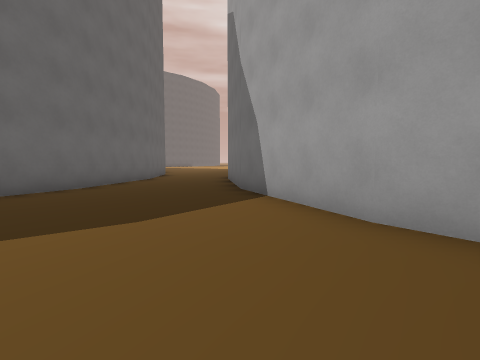
View 1 (above)

22 first-person views from a walk through a level from a Godot 3-D game. The camera is 1.3 m above the floor, tilts 4° down and sees 85° across. The floor is counted in squares, 2 m on a side. Each view is taken from the middle of a square. On the plan, view 1 faces up. The plan holds only what a view shows up to about 9 squares ahead; the rest is blank. The place goes on beyond the plan. Some surface patterns are stand-ins.

View 2
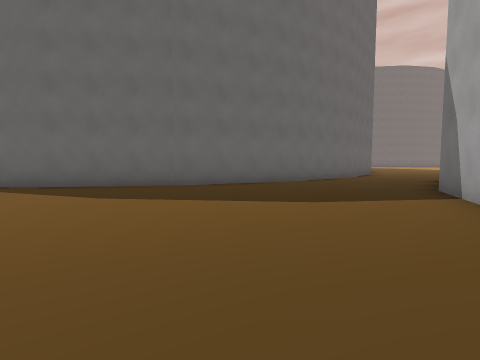

View 3
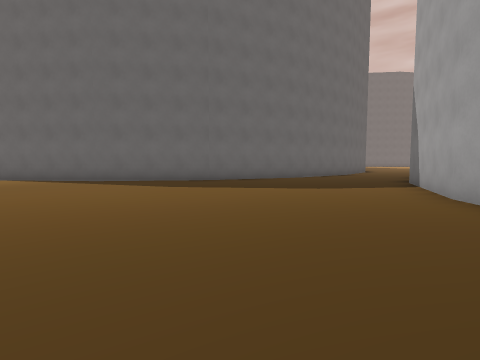

View 4
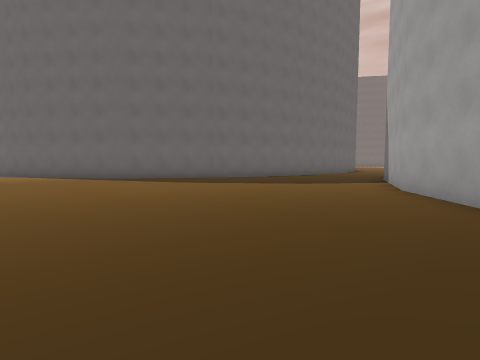

View 5
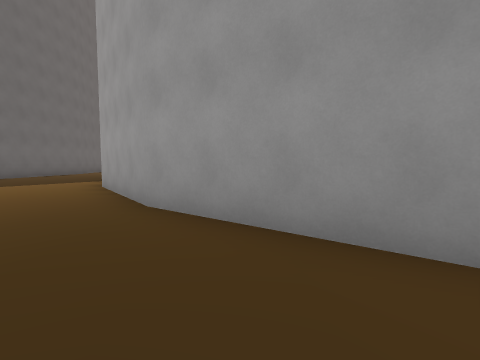

View 6
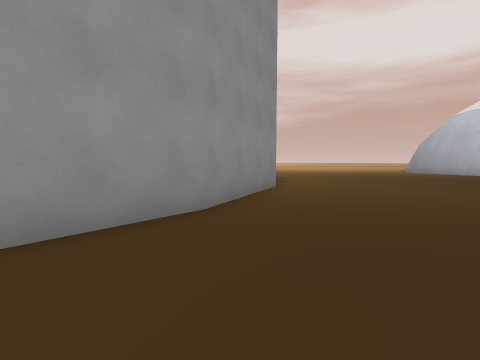

View 7
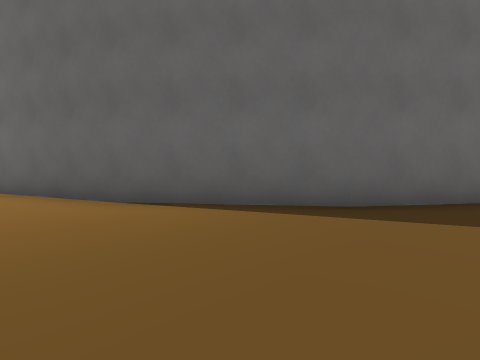

View 8
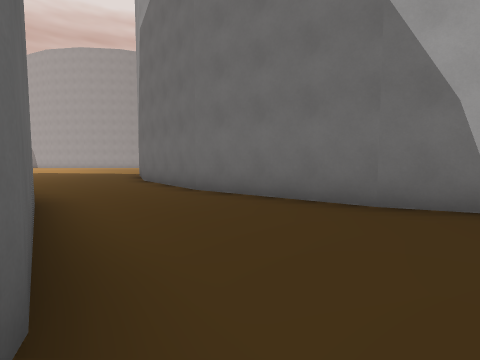

View 9
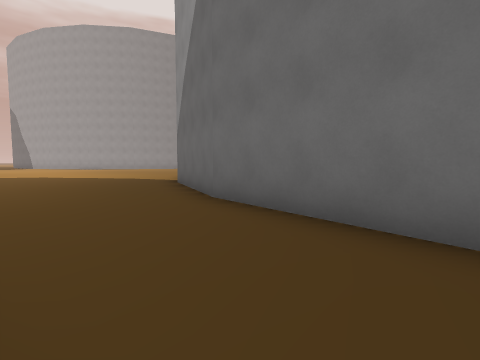

View 10
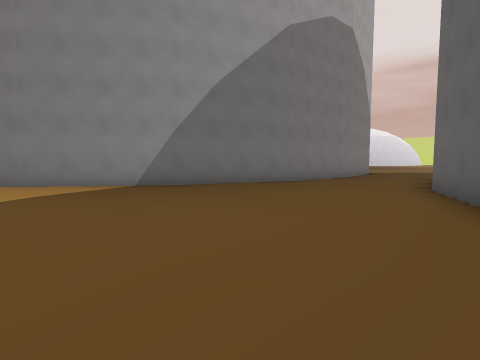

View 11
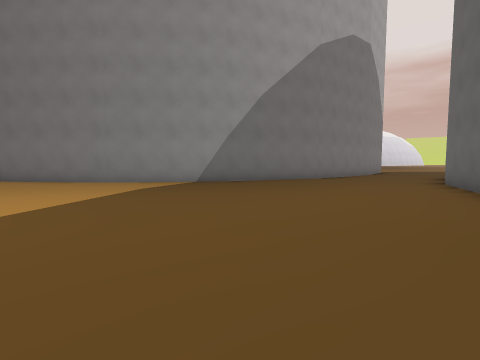

View 12
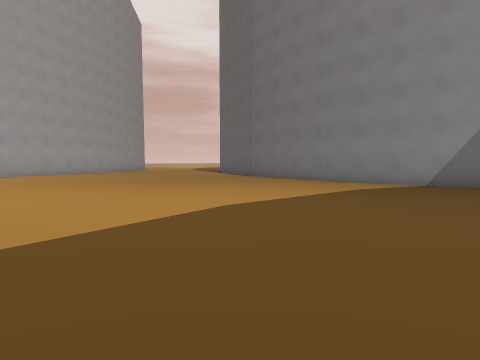

View 13
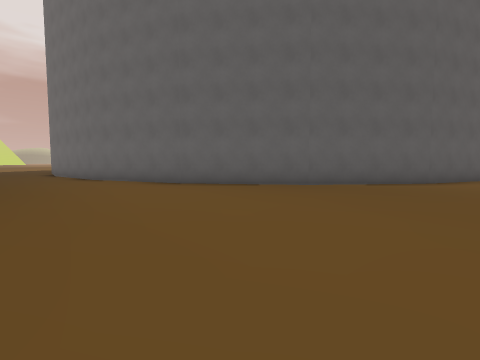

View 14
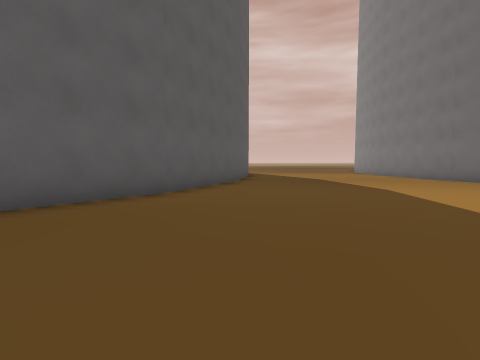

View 15
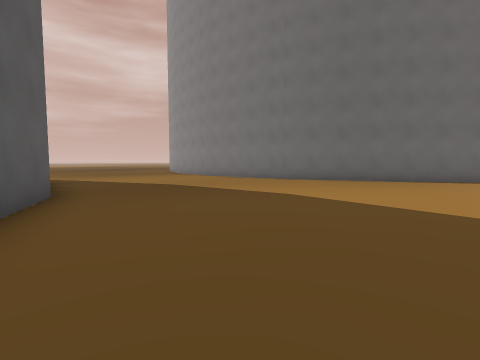

View 16
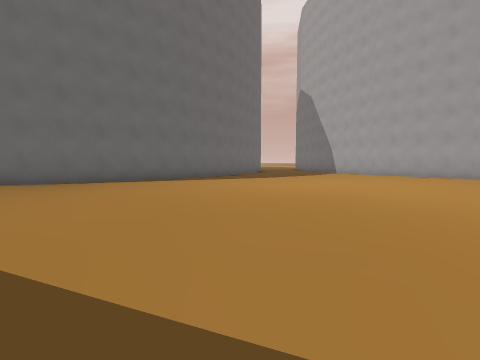

View 17
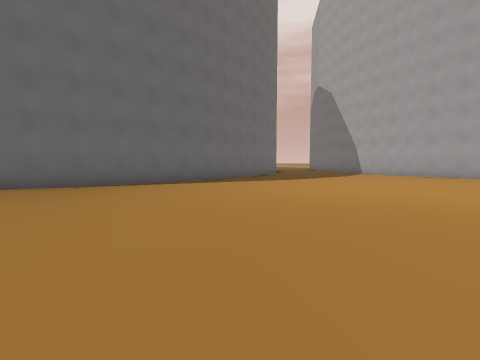

View 18
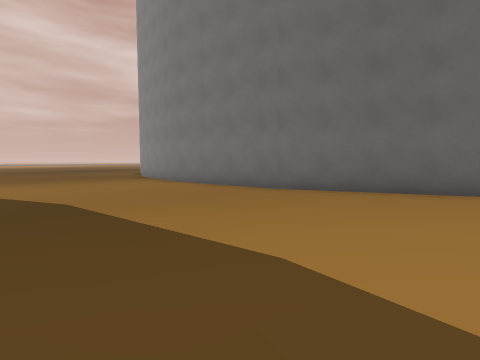

View 19
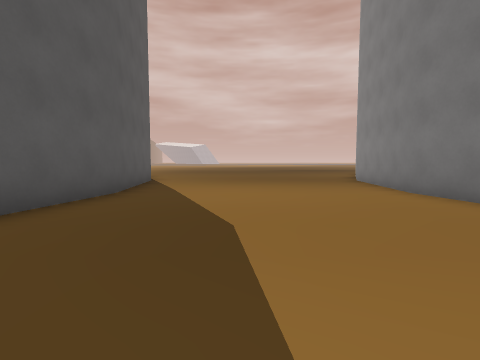

View 20
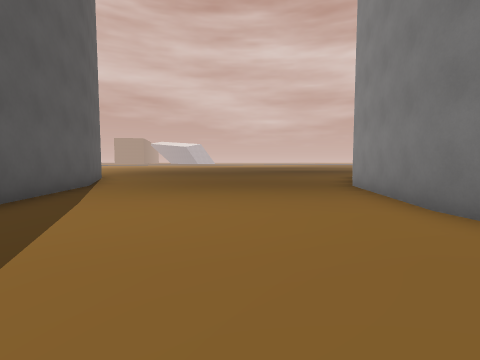

View 21
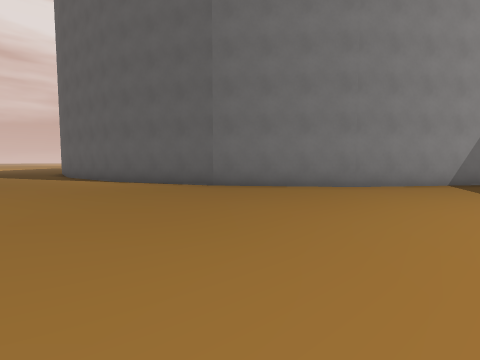

View 22
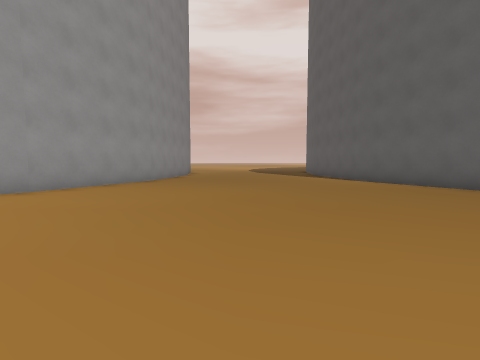

### Floor plan
Points are (right, up) in squares from view 1. A wall is a line through its corners. A room is listed if a view was taken in it or the views show most of it. See-through windows are left out.
Room 1 (views 1, 2, 3, 4, 5, 6, 7, 8)
walls: (1.4, 2.7) (0, 6.3); (-5.3, 2.8) (-7.6, -0.3); (-7.5, -0.2) (-10.4, -2.5) (-13.3, -3.7); (3.7, -0.3) (1.4, 2.8); (-3.9, 6.3) (-5.3, 2.7); (6.6, -2.5) (3.6, -0.2); (10, -4) (6.5, -2.5)
ways out: opening at (-2, 5) to room 2
Room 2 (views 9, 10, 11, 12, 13, 14, 15, 16, 17, 18, 19, 20, 21, 22)
walls: (-5.3, 17.3) (-3.9, 13.7); (-10.4, 32.5) (-13.8, 31); (-7.4, 34.8) (-10.5, 32.4); (3.5, 20.1) (6.6, 22.5); (-13.7, 31.1) (-17.5, 30.6); (6.5, 22.5) (10, 23.9); (6.6, 32.4) (6.1, 32.8); (0, 13.6) (1.4, 17.2) (3.6, 20.2); (-17.5, 24.4) (-13.9, 23.9) (-10.4, 22.5) (-7.5, 20.2) (-5.3, 17.2); (9.9, 23.9) (10.5, 24); (-17.4, 30.6) (-21.1, 31.1); (10, 31) (6.5, 32.5); (-3.4, 9.9) (-3.9, 6.2); (-0.5, 9.9) (0, 13.8); (-21.1, 23.9) (-17.4, 24.4); (0, 6.2) (-0.5, 10)
ways out: opening at (-2, 5) to room 1

Positions as (right, up) in squares from view 1, and headings:
1: (0, 0), facing up
2: (1, -1), facing up-left
3: (2, -3), facing up-left
4: (3, -4), facing up-left
5: (5, -4), facing up
6: (3, -3), facing right
7: (-6, -4), facing up-left
8: (-4, 5), facing up-right
9: (-3, 10), facing up-right
10: (-5, 21), facing down-right
11: (-5, 23), facing down-right
12: (-5, 23), facing right
13: (-1, 24), facing down-left
14: (-5, 24), facing left
15: (-8, 23), facing up-left
16: (-5, 25), facing up
17: (-6, 26), facing up
18: (-10, 26), facing up-left
19: (-12, 27), facing left
20: (-14, 28), facing left
21: (1, 27), facing down-right
22: (1, 28), facing right
